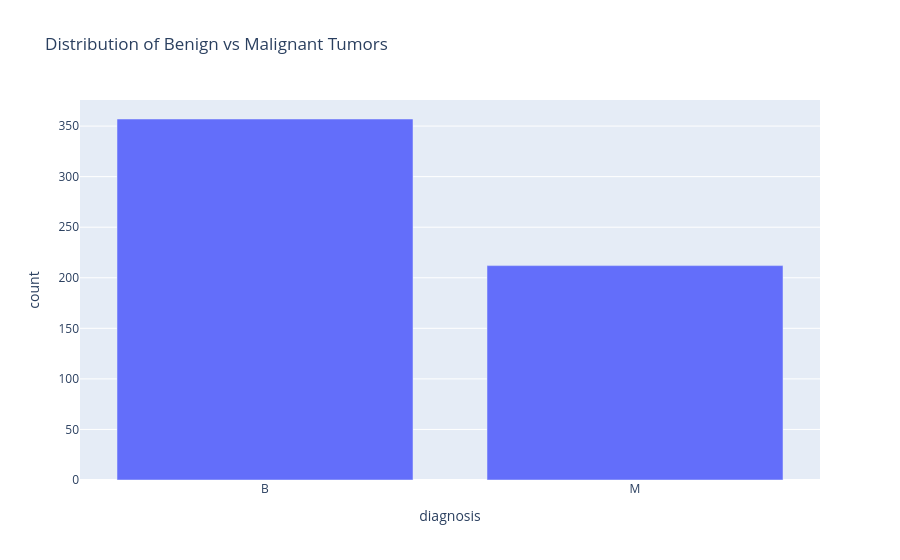

Notebook source saved alongside this figure:
### Code cell
figure = px.bar(data['diagnosis'].value_counts().reset_index(),x='diagnosis',y= 'count',title = 'Distribution of Benign vs Malignant Tumors' )
figure.show()

### Figure 1 — Plotly figure (JSON) as saved in the notebook; plotly's stock layout.template omitted (floating-point values rounded to 4 significant figures)
{"data": [{"hovertemplate": "diagnosis=%{x}<br>count=%{y}<extra></extra>", "legendgroup": "", "marker": {"color": "#636efa", "pattern": {"shape": ""}}, "name": "", "orientation": "v", "showlegend": false, "textposition": "auto", "type": "bar", "x": ["B", "M"], "xaxis": "x", "y": [357, 212], "yaxis": "y"}], "layout": {"barmode": "relative", "legend": {"tracegroupgap": 0}, "title": {"text": "Distribution of Benign vs Malignant Tumors"}, "xaxis": {"anchor": "y", "domain": [0, 1], "title": {"text": "diagnosis"}}, "yaxis": {"anchor": "x", "domain": [0, 1], "title": {"text": "count"}}}}
